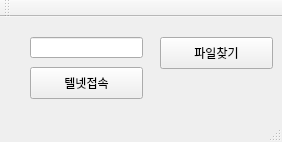
<?xml version="1.0" encoding="UTF-8"?>
<ui version="4.0">
 <class>MainWindow</class>
 <widget class="QMainWindow" name="MainWindow">
  <property name="geometry">
   <rect>
    <x>0</x>
    <y>0</y>
    <width>282</width>
    <height>142</height>
   </rect>
  </property>
  <property name="windowTitle">
   <string>Telnet</string>
  </property>
  <widget class="QWidget" name="centralwidget">
   <widget class="QPushButton" name="pushButton">
    <property name="geometry">
     <rect>
      <x>160</x>
      <y>20</y>
      <width>113</width>
      <height>32</height>
     </rect>
    </property>
    <property name="text">
     <string>파일찾기</string>
    </property>
   </widget>
   <widget class="QLineEdit" name="lineEdit">
    <property name="geometry">
     <rect>
      <x>30</x>
      <y>20</y>
      <width>113</width>
      <height>21</height>
     </rect>
    </property>
   </widget>
   <widget class="QPushButton" name="pushButton_2">
    <property name="geometry">
     <rect>
      <x>30</x>
      <y>50</y>
      <width>113</width>
      <height>32</height>
     </rect>
    </property>
    <property name="text">
     <string>텔넷접속</string>
    </property>
   </widget>
  </widget>
  <widget class="QMenuBar" name="menubar">
   <property name="geometry">
    <rect>
     <x>0</x>
     <y>0</y>
     <width>282</width>
     <height>22</height>
    </rect>
   </property>
  </widget>
  <widget class="QStatusBar" name="statusbar"/>
  <widget class="QToolBar" name="toolBar">
   <property name="windowTitle">
    <string>toolBar</string>
   </property>
   <attribute name="toolBarArea">
    <enum>TopToolBarArea</enum>
   </attribute>
   <attribute name="toolBarBreak">
    <bool>false</bool>
   </attribute>
  </widget>
 </widget>
 <resources/>
 <connections/>
</ui>
